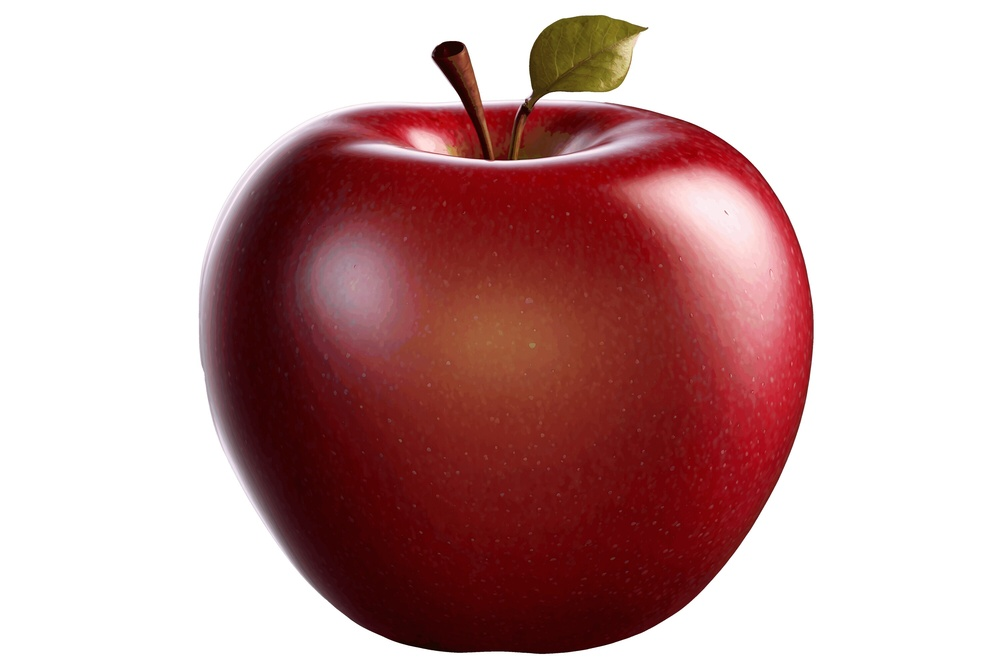
#> input picture Day 6/apple.jpg, 1000 x 667 px, shrunk from 3000 x 2000 before the run
$ python task6.py
#> lines starting #> are read from the running program, lines starting #| are printed output that depends on the picture
#Task 6: Manual Convolution Implement the convolution operation from scratch using loops. Do not use any built-in convolution functions. Apply a 3×3 kernel to a grayscale image and generate the output image.
import cv2
import numpy as np
import matplotlib.pyplot as plt

image = cv2.imread("apple.jpg", 0).astype(np.float64)  # to avoid uint8 overflow
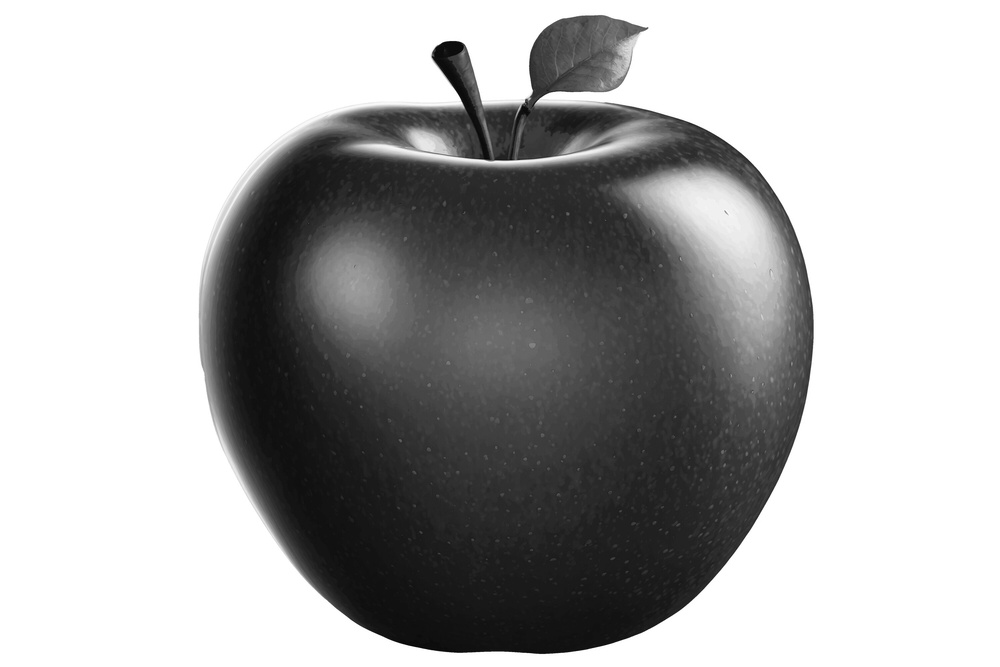
#> image: shape (667, 1000) float64; min 0, max 255, mean 173.8

kernel = np.array([
    [-1, -1, -1],
    [-1,  8, -1],
    [-1, -1, -1]
])

h, w = image.shape
#> h = 667; w = 1000

# Zero-pad by 1 pixel on each side so output size == input size
padded = np.zeros((h + 2, w + 2))
padded[1:-1, 1:-1] = image
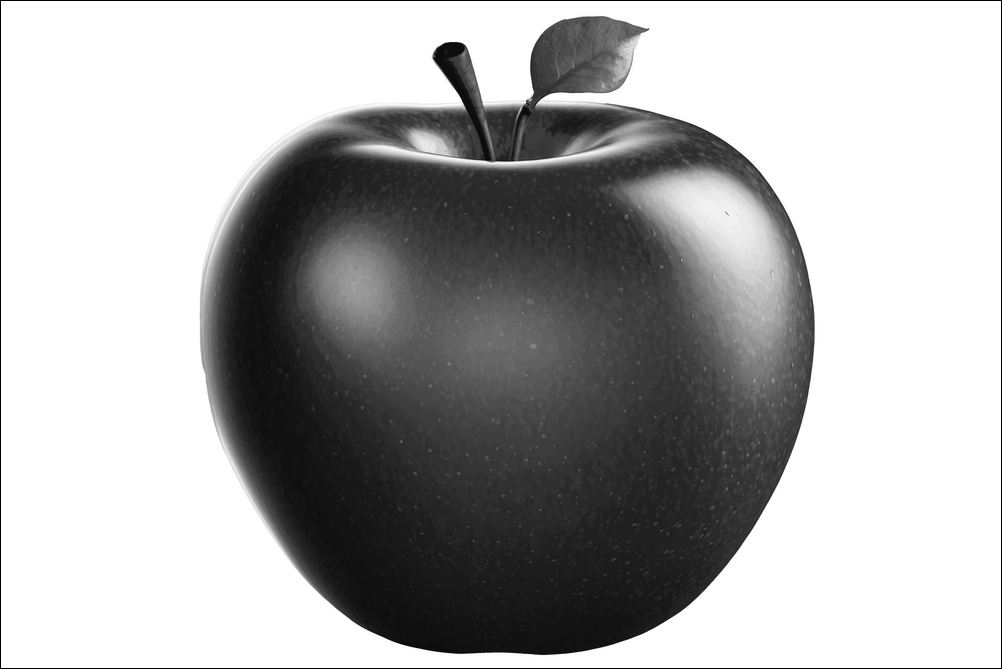
#> padded: shape (669, 1002) float64; min 0, max 255, mean 173

output = np.zeros((h, w))

for i in range(h):
    for j in range(w):
        total = 0
        for ki in range(3):
            for kj in range(3):
                total += padded[i + ki][j + kj] * kernel[ki][kj]
        output[i][j] = total
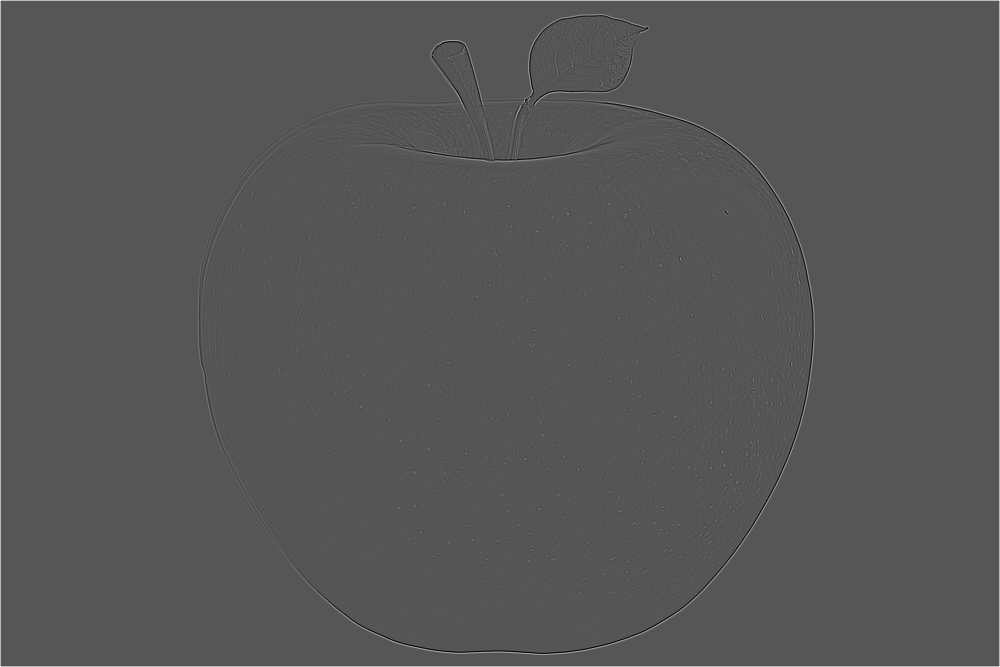
#> output: shape (667, 1000) float64; min -650, max 1275, mean 3.8; drawn with min black and max white

# Clip to valid pixel range before displaying/saving
output_clipped = np.clip(output, 0, 255).astype(np.uint8)
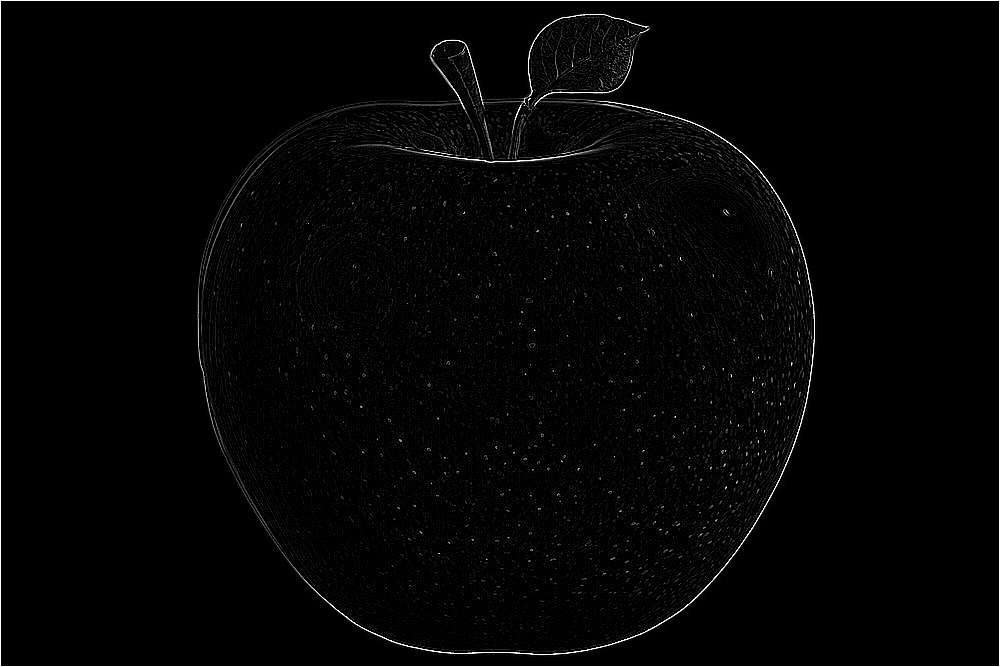
#> output_clipped: shape (667, 1000); min 0, max 255, mean 4.7

plt.imshow(output_clipped, cmap="gray")
plt.axis("off")
plt.show()
